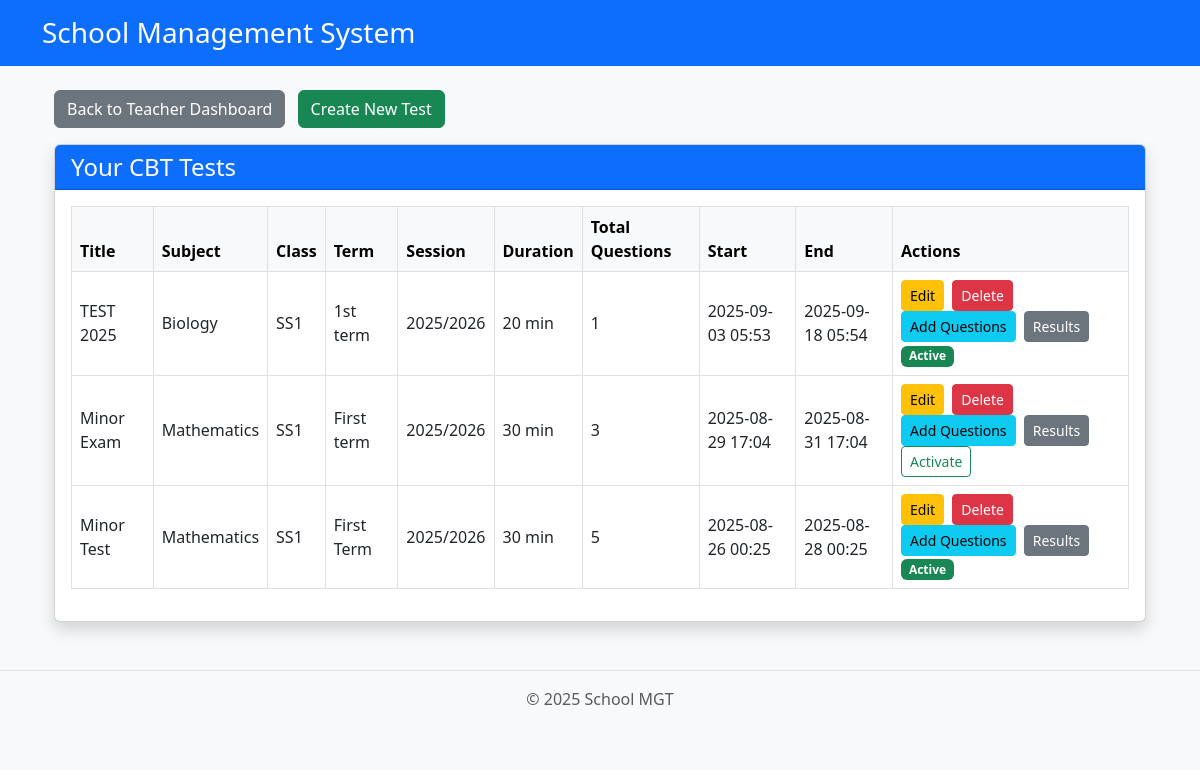
Screenshot of /teacher/cbt/manage/ (signed in) with the database file from the repository.
### core/models.py (models this page shows, shortened)
class CBTTest(models.Model):
    teacher = models.ForeignKey(TeacherProfile, on_delete=models.CASCADE)
    title = models.CharField(max_length=200)
    subject = models.ForeignKey(Subject, on_delete=models.CASCADE)
    classroom = models.ForeignKey(ClassRoom, on_delete=models.CASCADE)
    term = models.CharField(max_length=20)
    session = models.CharField(max_length=20)
    duration_minutes = models.PositiveIntegerField()
    total_questions = models.PositiveIntegerField()
    start_time = models.DateTimeField()
    end_time = models.DateTimeField()
    created_at = models.DateTimeField(auto_now_add=True)
    is_active = models.BooleanField(default=False)

class Subject(models.Model):
    name = models.CharField(max_length=100)

class ClassRoom(models.Model):
    name = models.CharField(max_length=50, unique=True)

### core/views.py (the view)
# urls.py: path('teacher/cbt/manage/', views.manage_cbt_tests, name='manage_cbt_tests'),
@login_required
def manage_cbt_tests(request):
    try:
        teacher_profile = TeacherProfile.objects.get(user=request.user)
    except TeacherProfile.DoesNotExist:
        return HttpResponse("Teacher profile not found", status=404)
    tests = CBTTest.objects.filter(teacher=teacher_profile).order_by('-created_at')
    return render(request, 'teacher/manage_cbt_tests.html', {'tests': tests})

### core/templates/teacher/manage_cbt_tests.html (shortened to what this page needs)
{% extends "base.html" %}
{% block content %}
<div class="container mt-4">
    <div class="mb-3">
        <a href="{% url 'teacher_dashboard' %}" class="btn btn-secondary">
             Back to Teacher Dashboard
        </a>
        <a href="{% url 'create_cbt_test' %}" class="btn btn-success ms-2">
             Create New Test
        </a>
    </div>
    <div class="card shadow">
        <div class="card-header bg-primary text-white">
            <h4 class="mb-0">Your CBT Tests</h4>
        </div>
        <div class="card-body">
            {% if tests %}
                <div class="table-responsive">
                    <table class="table table-bordered table-hover align-middle">
                        <thead class="table-light">
                            <tr>
                                <th>Title</th>
                                <th>Subject</th>
                                <th>Class</th>
                                <th>Term</th>
                                <th>Session</th>
                                <th>Duration</th>
                                <th>Total Questions</th>
                                <th>Start</th>
                                <th>End</th>
                                <th>Actions</th>
                            </tr>
                        </thead>
                        <tbody>
                            {% for test in tests %}
                            <tr>
                                <td>{{ test.title }}</td>
                                <td>{{ test.subject.name }}</td>
                                <td>{{ test.classroom.name }}</td>
                                <td>{{ test.term }}</td>
                                <td>{{ test.session }}</td>
                                <td>{{ test.duration_minutes }} min</td>
                                <td>{{ test.total_questions }}</td>
                                <td>{{ test.start_time|date:"Y-m-d H:i" }}</td>
                                <td>{{ test.end_time|date:"Y-m-d H:i" }}</td>
                                <td>
                                    <a href="{% url 'edit_cbt_test' test.id %}" class="btn btn-sm btn-warning me-1">
                                         Edit
                                    </a>
                                    <a href="{% url 'delete_cbt_test' test.id %}" class="btn btn-sm btn-danger me-1">
                                         Delete
                                    </a>
                                    <a href="{% url 'add_cbt_question' test.id %}" class="btn btn-sm btn-info me-1">
                                         Add Questions
                                    </a>
                                    <a href="{% url 'teacher_cbt_results' test.id %}" class="btn btn-sm btn-secondary me-1">
                                         Results
                                    </a>
                                    {% if test.is_active %}
                                        <span class="badge bg-success">Active</span>
                                    {% else %}
                                        <a href="{% url 'activate_cbt_test' test.id %}" class="btn btn-sm btn-outline-success">
                                            Activate
                                        </a>
                                    {% endif %}
                                </td>
                            </tr>
                            {% endfor %}
                        </tbody>
                    </table>
                </div>
            {% else %}
                <div class="alert alert-info">
                    You haven't created any tests yet.
                </div>
            {% endif %}
        </div>
    </div>
</div>
{% endblock %}

### core/templates/base.html (style rules this page uses)
body { background-color: #f8f9fa; }
.table-responsive { overflow-x: auto; }

### rows the page displays
CBTTest: title "TEST 2025", subject.name "Biology", classroom.name "SS1", term "1st term", session "2025/2026", duration_minutes "20", total_questions "1", start_time "2025-09-03 05:53", end_time "2025-09-18 05:54", is_active "Active"
CBTTest: title "Minor Exam", subject.name "Mathematics", classroom.name "SS1", term "First term", session "2025/2026", duration_minutes "30", total_questions "3", start_time "2025-08-29 17:04", end_time "2025-08-31 17:04", is_active "Activate"
CBTTest: title "Minor Test", subject.name "Mathematics", classroom.name "SS1", term "First Term", session "2025/2026", duration_minutes "30", total_questions "5", start_time "2025-08-26 00:25", end_time "2025-08-28 00:25", is_active "Active"
